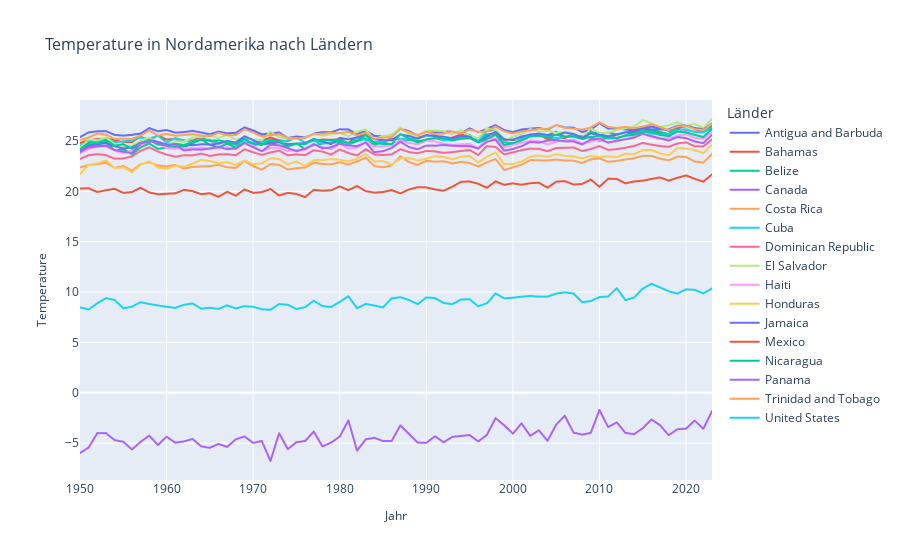

Notebook source saved alongside this figure:
### Code cell
plot_temp_by_country(combined_filtered_data_na, north_america_countries, "Nordamerika")
